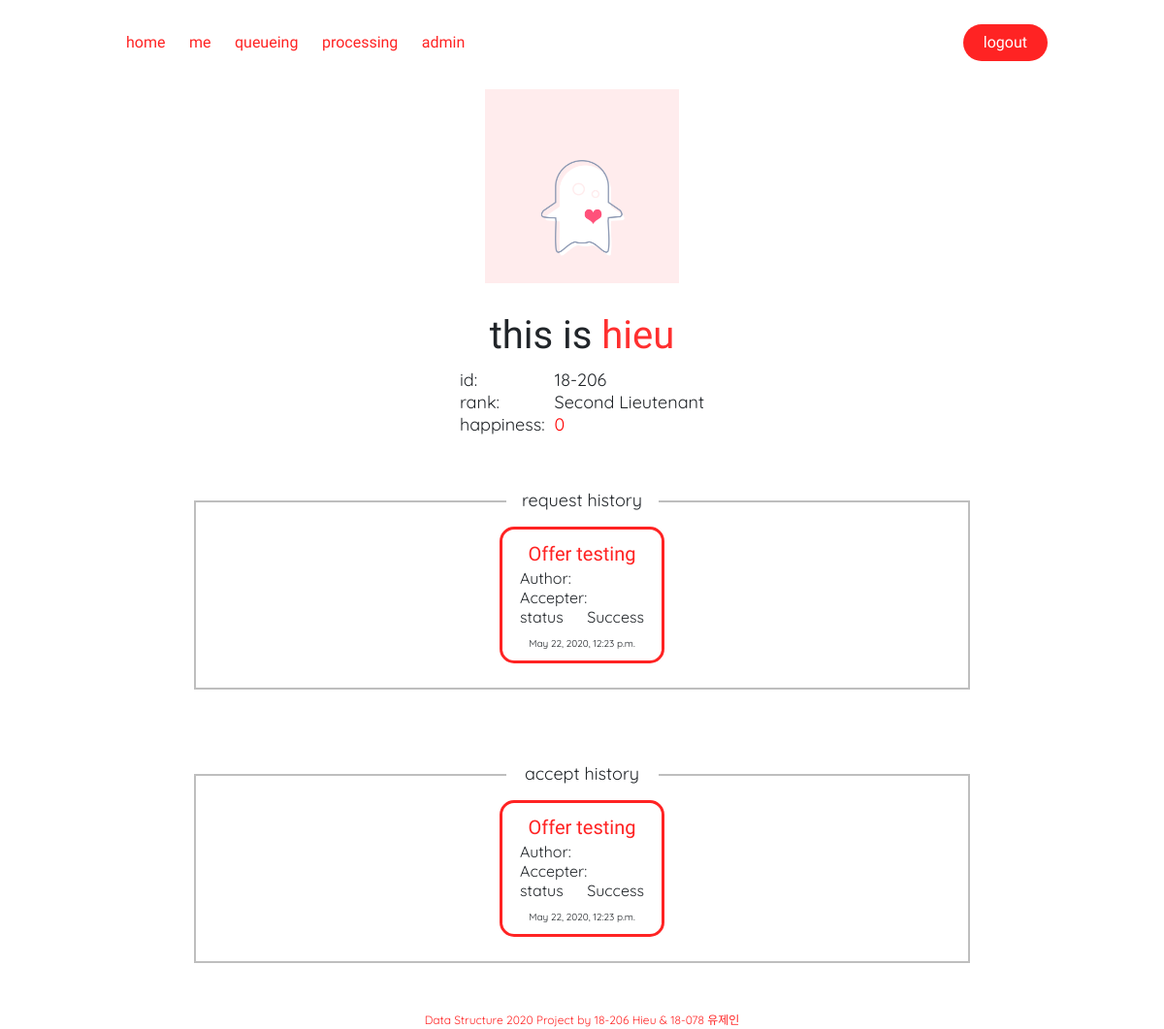
/profiles/18-206/ (signed in), run on an earlier commit of the app's database.
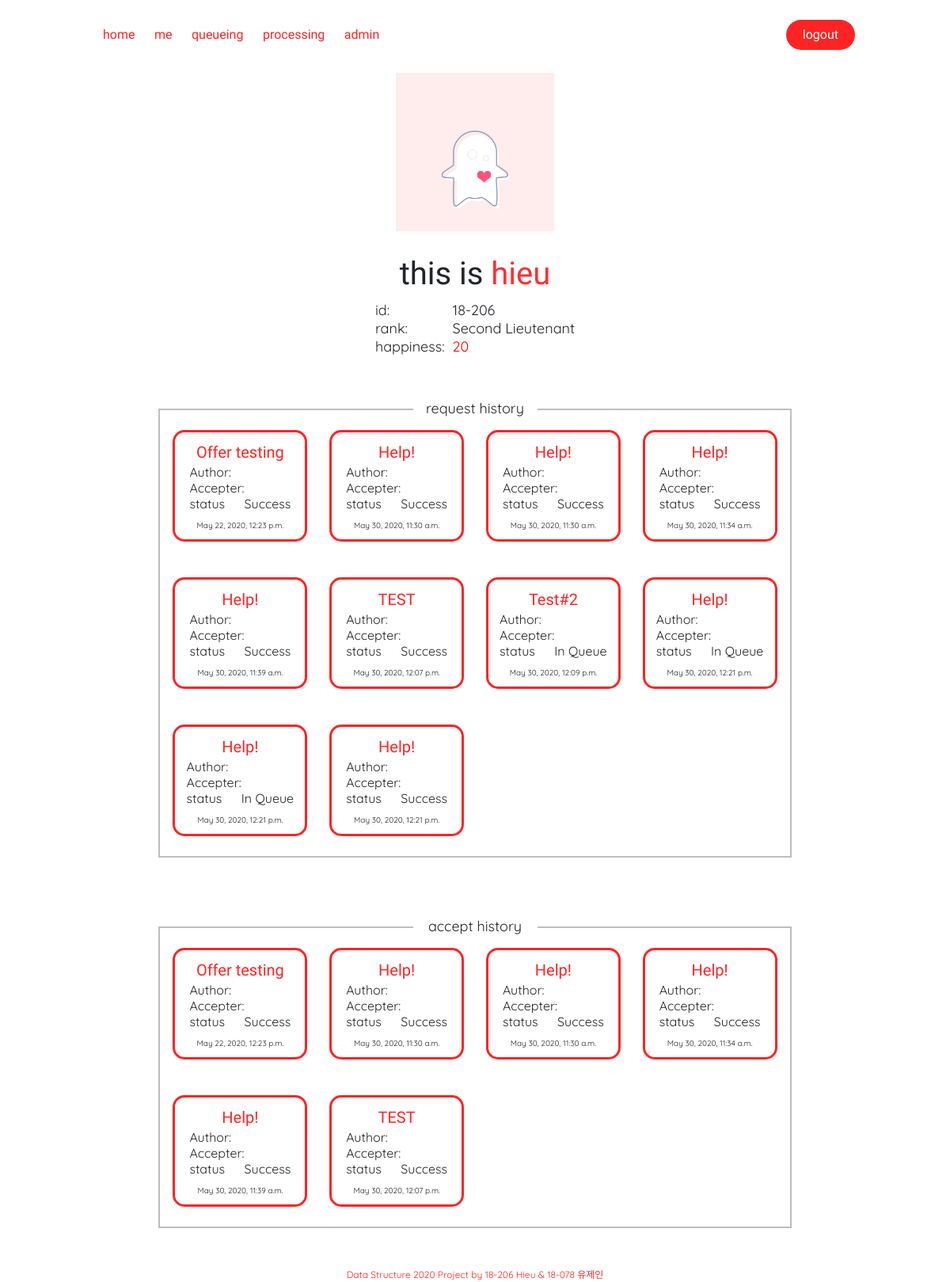
And on a later commit of the database.
### users/models.py (models this page shows, shortened)
class Student(AbstractBaseUser):
    username                = models.CharField(max_length=100, unique=True)
    student_id              = models.CharField(max_length=6, unique=True)
    rank                    = models.CharField(max_length=100, default='Layman')
    happiness               = models.IntegerField(default=0)
    medals                  = models.TextField(default='')
    bio                     = models.TextField(default='')
    date_joined             = models.DateTimeField(verbose_name='date joined', auto_now_add=True)
    last_login              = models.DateTimeField(verbose_name='last login', auto_now=True)
    is_admin                = models.BooleanField(default=False)
    is_active               = models.BooleanField(default=True)
    is_staff                = models.BooleanField(default=False)
    is_superuser            = models.BooleanField(default=False)
    USERNAME_FIELD = 'student_id'
    REQUIRED_FIELDS = ['username',]
    objects = MyStudentManager()

### items/models.py (models this page shows, shortened)
class transaction(models.Model):
    class Status(models.IntegerChoices):
        PROCESSING  = 0
        SUCCESS     = 1
        FAILED      = 2
        IN_QUEUE    = 3
    class Method(models.IntegerChoices):
        REQUEST     = 0
        OFFER       = 1
    status              = models.IntegerField(default=3,choices=Status.choices,null=False)
    date_create         = models.DateTimeField(verbose_name='date created', auto_now_add=True)
    date_update         = models.DateTimeField(verbose_name='date update', auto_now=True)
    tags                = TaggableManager()
    author              = models.CharField(max_length=100, null=False)
    accepter            = models.CharField(default='None', max_length=100, null=False)
    title               = models.CharField(max_length=60, null=False)
    content             = models.CharField(max_length=100, null=False)
    details             = models.TextField(blank=True, null=True)
    method              = models.IntegerField(default=0,choices=Method.choices,null=False)

### users/views.py (the view)
# urls.py: path('profiles/<slug:stuid>/', dynamicProfileLookup, name='profile'),
def dynamicProfileLookup(request, stuid):
    form = AddBio(request.POST)
    student = Student.objects.get(student_id=stuid)
    transau = transaction.objects.filter(author=stuid)
    transac = transaction.objects.filter(accepter=stuid)
    context = {
        "student" : student,
        "transau" : transau,
        "transac" : transac,
        "form": form,
    }
    if request.POST and form.is_valid():
        request.user.bio = form.cleaned_data['bio']
        request.user.save()
        redirect('profiles/'+stuid)
    elif request.POST:
        request.user.bio = ""
        request.user.save()
    return render(request, "accounts/details.html", context)

### templates/accounts/details.html (shortened to what this page needs)
{% extends 'base.html' %}
{% block content %}
{% if user.is_authenticated %}
<div id='profile'>
    <img src="/static/profile-picture/{% if student.rank == 'God' %}god.png{% else %}normal.png{% endif %}" style="width:200px">
    <div id='profile-child'>
        <h1 style="font-family: 'Amatic SC', cursive,'Single Day', cursive;font-size: 40px;text-align: center;margin-bottom: 10px;">this is <span style='color:rgb(255, 47, 47)'>{{student.username}}</span></h1>
        <table id='profile-table'>
            <td>id: </th>
            <td style="padding-left: 10px;"> {{student.student_id}}</th>
            <tr>
            <td>rank: </td>
            <td style="padding-left: 10px;"> {{student.rank}}</td>
            </tr>
            <tr>
            <td>happiness: </td>
            <td style="padding-left: 10px;color:red"> {{student.happiness}}</td>
            </tr>
        </table>
    </div>
</div>
{% include 'items/history-details.html' %}
{% else %}
<h1 id='content-text'> Please Login <a href="{% url 'login' %}" id='content-text'>Here</a> </h1>
{% endif %}
{% endblock %}

### templates/base.html (shortened to what this page needs)
<head>
    {% load static %}
    <link rel="stylesheet" href="https://stackpath.bootstrapcdn.com/bootstrap/4.1.3/css/bootstrap.min.css">
	<link rel="stylesheet" href="https://use.fontawesome.com/releases/v5.6.1/css/all.css">
</head>
<body>
<header>
{% include 'navbar.html' %}
</header>
{% block content %}
{% endblock %}
</body>
<footer>
    <p id='footer-text'>Data Structure 2020 Project by 18-206 Hieu & 18-078 유제인</p>
</footer>

### templates/navbar.html (shortened to what this page needs)
<nav>
    <ul class="nav__links">
        <li><a href="{% url 'home' %}">home</a></li>
        {% if user.is_authenticated %}
        <li><a href="{% url 'profile' user.student_id %}">me</a></li>
        <li><a href="{% url 'queue' %}">queueing</a></li>
        <li><a href="{% url 'processing' %}">processing</a></li>
        {% if user.is_admin %}
        <li><a href="/admin">admin</a></li>
        {% endif %}
        {% endif %}
    </ul>
</nav>
{% if user.is_authenticated %}
<a class="cta" href="{% url 'logout' %}"><button>logout</button></a>
{% else %}
<a class="cta" href="{% url 'login' %}"><button>login</button></a>
{% endif %}

### templates/items/history-details.html
<p id="history-header">request history</p>
<div id="history-container">
    {% if transau|length > 0 %}
        {% for tran in transau %}
            {% include 'items/preview.html' %}
        {% endfor %}
    {% else %}
        <h1 id='content-text'>404 no history found :(</h1>
    {% endif  %}
</div>
<p  id="history-header">accept history</p>
<div id="history-container">
    {% if transac|length > 0 %}
        {% for tran in transac %}
            {% include 'items/preview.html' %}
        {% endfor %}
    {% else %}
        <h1 id='content-text'>404 not history found :(</h1>
    {% endif %}
</div>

### templates/items/preview.html (shortened to what this page needs)
<div class='tran-preview'>
    <a href="{% url 'item' tran.id %}">{{tran.title}}</a>
    <table>
        <tr>
            <td>Author:</td>
            <td style="text-align: center;">{{tran.donor}}</td>
        </tr>
        <tr>
            <td>Accepter:</td>
            <td style="text-align: center;">{{tran.recipient}}</td>
        </tr>
        <tr>
            <td>status</td>
            <td style="text-align: center;">{{tran.get_status_display}}</td>
        </tr>
    </table>
    <p>{{tran.date_create}}</p>
</div>

### templates/base.html (style rules this page uses)
* { box-sizing: border-box; margin: 0; padding: 0; background-color: rgb(255, 255, 255); }
li, a { font-family: 'Amatic SC', cursive; font-weight: 500; font-size: 16px; color: #ff2323; text-decoration: none; }
header { display: flex; justify-content: space-between; align-items: center; padding: 0px 10% 20px 10%; }
.nav__links { list-style: none; margin-top: 15px; }
.nav__links li { display: inline; padding: 0px 10px; }
.nav__links li a { transition: all 0.3s ease 0s; }
nav { margin: 0; }
button { font-family: 'Amatic SC', cursive; font-weight: 500; font-size: 16px; color: #ffffff; padding: 7px 21px; background-color: #ff2323; border:none; border-radius: 50px; cursor: pointer; transition: all 0.3s ease 0s; }
#footer-text { background-color: rgb(255, 255, 255); color: #ff2323; font-family: 'Quicksand', sans-serif; font-size: max(1vw,10px); text-align: center; position:relative; top: 20px; }
#profile { max-width: 1000; margin: 0px auto 10px auto; border-color: #ff2323; display: grid; }
#profile td { font-family: 'Quicksand', sans-serif; font-size: 18px; }
#profile-child { margin: 30px auto 0 auto; }
#profile img { margin: 0 auto 0 auto; }
#history-container { border-color: #bebebe; border-style: solid; border-width: 2px; max-width: 800px; min-width: 300px; margin: 20px auto 30px auto; padding: 5px; display: grid; grid-gap: 5px; grid-template-columns: repeat(auto-fit, minmax(190px, 1fr)); }
#history-container table { border-collapse: separate; border-spacing: 0px 0; font-family: 'Quicksand', sans-serif; min-width: 100px; }
#history-header { position: relative; top: 38px; left: auto; right: auto; margin-left: auto; margin-right: auto; padding: 5px; width: 157px; font-family: 'Quicksand', sans-serif; font-size: 18px; text-align: center; }

### templates/accounts/details.html (style rules this page uses)
#profile-child #profile-table { margin:0 auto; }

### templates/items/preview.html (style rules this page uses)
.tran-preview { border-color: #ff2323; border-style: solid; border-radius: 15px; margin: 20px auto 20px auto; min-width: 170px; text-align: center ; padding: 10px 0 10px 0; }
.tran-preview a { text-align: center; margin: 0px auto 0px auto; font-size: 20px; }
.tran-preview p { font-family: 'Quicksand', sans-serif; text-align: center; margin: 10px auto 0px auto; font-size: 10px; }
.tran-preview table { border-collapse: separate; border-spacing: 10px 0; font-family: 'Quicksand', sans-serif; margin: 0 auto; }

What changed in the data, as far as the page shows it:
changed Student "hieu": happiness "0" → "20"
added transaction: title "Help!", status "Success", date_create "May 30, 2020, 11:30 a.m."
added transaction: title "Help!", status "Success", date_create "May 30, 2020, 11:30 a.m."
added transaction: title "Help!", status "Success", date_create "May 30, 2020, 11:34 a.m."
added transaction: title "Help!", status "Success", date_create "May 30, 2020, 11:39 a.m."
added transaction: title "TEST", status "Success", date_create "May 30, 2020, 12:07 p.m."
added transaction: title "Test#2", status "In Queue", date_create "May 30, 2020, 12:09 p.m.", shown under "this is hieu"
added transaction: title "Help!", status "In Queue", date_create "May 30, 2020, 12:21 p.m.", shown under "this is hieu"
added transaction: title "Help!", status "In Queue", date_create "May 30, 2020, 12:21 p.m.", shown under "this is hieu"
added transaction: title "Help!", status "Success", date_create "May 30, 2020, 12:21 p.m.", shown under "this is hieu"
